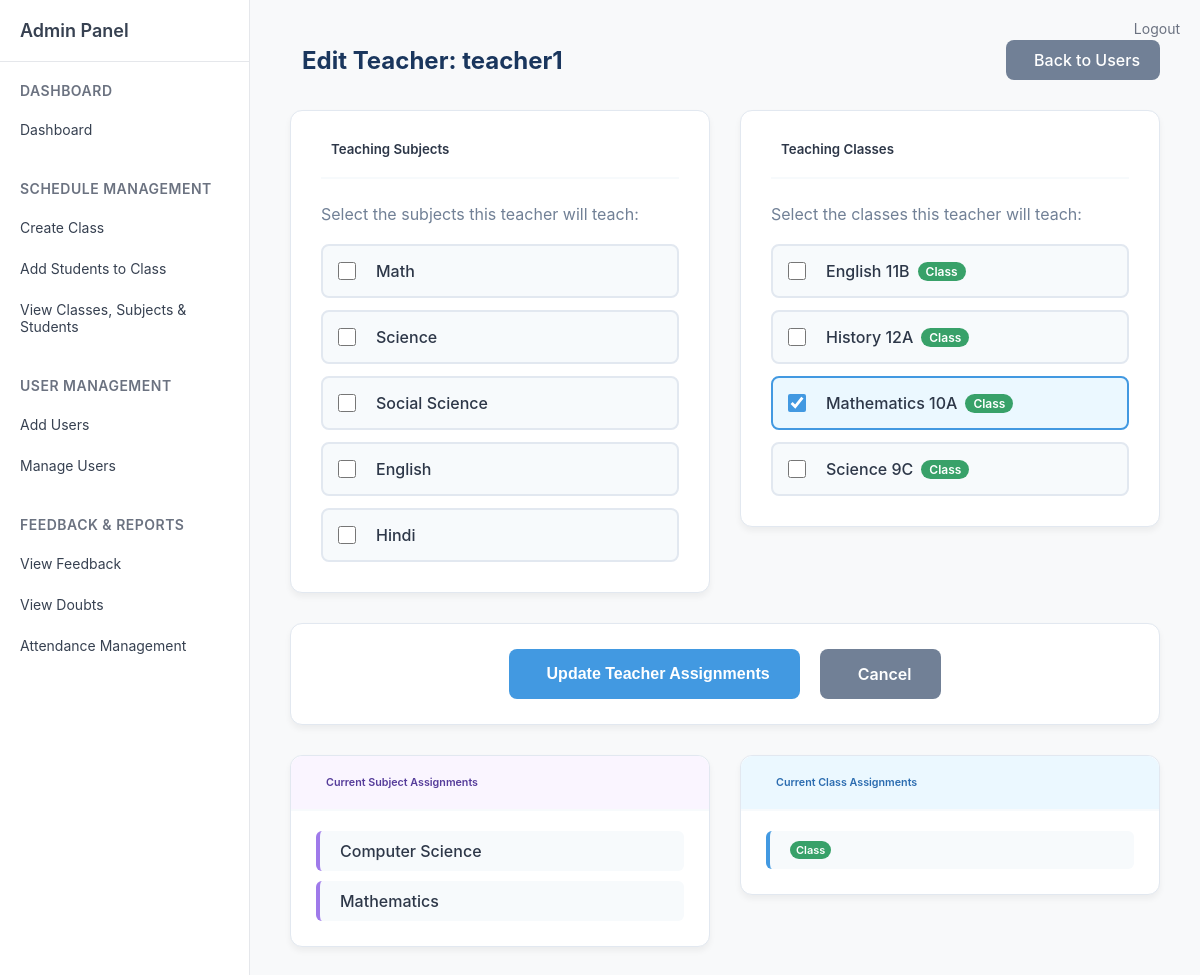
Screenshot of /admin/edit_teacher/12 (signed in) with the database file from the repository.
### tables this page shows
CREATE TABLE users (
            id INTEGER PRIMARY KEY AUTOINCREMENT,
            username TEXT UNIQUE NOT NULL,
            password TEXT NOT NULL,
            role TEXT NOT NULL DEFAULT 'student',
            email TEXT,
            name TEXT,
            phone TEXT,
            address TEXT,
            created_by INTEGER,
            created_on DATETIME DEFAULT CURRENT_TIMESTAMP,
            updated_by INTEGER,
            updated_on DATETIME,
            FOREIGN KEY (created_by) REFERENCES users(id)
        );

CREATE TABLE "classes" (
                    id INTEGER PRIMARY KEY AUTOINCREMENT,
                    name TEXT NOT NULL,
                    type TEXT DEFAULT 'regular',
                    description TEXT,
                    grade_level TEXT,
                    section TEXT,
                    schedule_days TEXT,
                    schedule_time_start TEXT,
                    schedule_time_end TEXT,
                    schedule_pdf_path TEXT,
                    meeting_link TEXT,
                    max_students INTEGER DEFAULT 30,
                    status TEXT DEFAULT 'active',
                    created_by INTEGER,
                    created_on DATETIME DEFAULT CURRENT_TIMESTAMP,
                    updated_by INTEGER,
                    updated_on DATETIME,
                    FOREIGN KEY (created_by) REFERENCES users(id),
                    FOREIGN KEY (updated_by) REFERENCES users(id)
                );

CREATE TABLE teacher_subjects (
            id INTEGER PRIMARY KEY AUTOINCREMENT,
            teacher_id INTEGER NOT NULL,
            subject_name TEXT NOT NULL,
            assigned_by INTEGER,
            assigned_on DATETIME DEFAULT CURRENT_TIMESTAMP,
            FOREIGN KEY (teacher_id) REFERENCES users(id),
            FOREIGN KEY (assigned_by) REFERENCES users(id),
            UNIQUE(teacher_id, subject_name)
        );

### routes/admin.py (the view)
@admin_bp.route('/edit_teacher/<int:teacher_id>')
def edit_teacher(teacher_id):
    if 'role' not in session or session['role'] != 'admin':
        return redirect(url_for('auth.login'))
    conn = get_db()
    cur = conn.cursor()
    cur.execute('SELECT username FROM users WHERE id = ?', (teacher_id,))
    teacher = cur.fetchone()
    if not teacher:
        flash('Teacher not found!', 'error')
        return redirect(url_for('admin.manage_users'))
    cur.execute('SELECT id, name, type FROM classes WHERE status = "active" ORDER BY name')
    all_classes = cur.fetchall()
    cur.execute('''
        SELECT c.id, c.name, c.type
        FROM classes c
        JOIN teacher_class_map tcm ON c.id = tcm.class_id
        WHERE tcm.teacher_id = ?
        ORDER BY c.name
    ''', (teacher_id,))
    assigned_classes = cur.fetchall()
    available_subjects = ['Math', 'Science', 'Social Science', 'English', 'Hindi']
    cur.execute('SELECT subject_name FROM teacher_subjects WHERE teacher_id = ? ORDER BY subject_name', (teacher_id,))
    assigned_subjects_data = cur.fetchall()
    assigned_subjects = [row[0] for row in assigned_subjects_data]
    conn.close()
    return render_template('admin/edit_teacher.html',
                         teacher_id=teacher_id,
                         teacher_name=teacher[0],
                         all_classes=all_classes,
                         assigned_classes=[cls[0] for cls in assigned_classes],
                         available_subjects=available_subjects,
                         assigned_subjects=assigned_subjects)

### routes/admin.py (called while the page is built)
def get_db():
    return sqlite3.connect('users.db')

### templates/admin/edit_teacher.html (shortened to what this page needs)
{% extends 'admin/sidebar.html' %}
{% block content %}
<div style="display: flex; justify-content: space-between; align-items: center; margin-bottom: 30px;">
    <h2 style="color: #1a365d; font-weight: 700; margin: 0; display: flex; align-items: center; gap: 12px;">
        Edit Teacher: {{ teacher_name }}
    </h2>
    <a href="{{ url_for('admin.manage_users') }}"
       style="display: inline-flex; align-items: center; gap: 8px; padding: 10px 20px; background: #718096; color: white; text-decoration: none; border-radius: 8px; font-weight: 500; transition: all 0.2s ease; border: none;"
       onmouseover="this.style.background='#4a5568'"
       onmouseout="this.style.background='#718096'">
         Back to Users
    </a>
</div>
<form method="POST" id="editTeacherForm">
    <div style="display: grid; grid-template-columns: 1fr 1fr; gap: 30px; margin-bottom: 30px;">
        <div>
            <div style="background: white; border-radius: 12px; padding: 30px; box-shadow: 0 4px 6px rgba(0, 0, 0, 0.05); border: 1px solid #e2e8f0;">
                <div style="margin-bottom: 25px; padding-bottom: 20px; border-bottom: 2px solid #f7fafc;">
                    <h5 style="margin: 0; color: #2d3748; font-weight: 600; display: flex; align-items: center; gap: 10px;">
                        Teaching Subjects
                    </h5>
                </div>
                <div>
                    <p style="color: #718096; margin-bottom: 20px;">Select the subjects this teacher will teach:</p>
                    <div style="display: flex; flex-direction: column; gap: 12px;">
                        {% for subject in available_subjects %}
                        <label style="display: flex; align-items: center; gap: 12px; padding: 15px; border: 2px solid #e2e8f0; border-radius: 8px; cursor: pointer; transition: all 0.2s ease; background: #f7fafc;"
                               onmouseover="if (!this.querySelector('input').checked) this.style.borderColor='#9f7aea'; if (!this.querySelector('input').checked) this.style.background='#faf5ff'"
                               onmouseout="if (!this.querySelector('input').checked) this.style.borderColor='#e2e8f0'; if (!this.querySelector('input').checked) this.style.background='#f7fafc'">
                            <input type="checkbox"
                                   id="subject_{{ loop.index }}"
                                   name="subjects"
                                   value="{{ subject }}"
                                   style="width: 18px; height: 18px; accent-color: #9f7aea;"
                                   onchange="if (this.checked) { this.parentElement.style.borderColor='#9f7aea'; this.parentElement.style.background='#faf5ff'; } else { this.parentElement.style.borderColor='#e2e8f0'; this.parentElement.style.background='#f7fafc'; }">
                            <span style="color: #2d3748; font-weight: 500; display: flex; align-items: center; gap: 8px;">
                                 {{ subject }}
                            </span>
                        </label>
                        {% endfor %}
                    </div>
                </div>
            </div>
        </div>
        <div>
            <div style="background: white; border-radius: 12px; padding: 30px; box-shadow: 0 4px 6px rgba(0, 0, 0, 0.05); border: 1px solid #e2e8f0;">
                <div style="margin-bottom: 25px; padding-bottom: 20px; border-bottom: 2px solid #f7fafc;">
                    <h5 style="margin: 0; color: #2d3748; font-weight: 600; display: flex; align-items: center; gap: 10px;">
                        Teaching Classes
                    </h5>
                </div>
                <div>
                    <p style="color: #718096; margin-bottom: 20px;">Select the classes this teacher will teach:</p>
                    <div style="display: flex; flex-direction: column; gap: 12px;">
                        {% for class_info in all_classes %}
                        <label style="display: flex; align-items: center; gap: 12px; padding: 15px; border: 2px solid #e2e8f0; border-radius: 8px; cursor: pointer; transition: all 0.2s ease; background: #f7fafc;"
                               onmouseover="if (!this.querySelector('input').checked) this.style.borderColor='#4299e1'; if (!this.querySelector('input').checked) this.style.background='#ebf8ff'"
                               onmouseout="if (!this.querySelector('input').checked) this.style.borderColor='#e2e8f0'; if (!this.querySelector('input').checked) this.style.background='#f7fafc'">
                            <input type="checkbox"
                                   id="class_{{ class_info[0] }}"
                                   name="classes"
                                   value="{{ class_info[0] }}"
                                   {% if class_info[0] in assigned_classes %}checked{% endif %}
                                   style="width: 18px; height: 18px; accent-color: #4299e1;"
                                   onchange="if (this.checked) { this.parentElement.style.borderColor='#4299e1'; this.parentElement.style.background='#ebf8ff'; } else { this.parentElement.style.borderColor='#e2e8f0'; this.parentElement.style.background='#f7fafc'; }">
                            <span style="color: #2d3748; font-weight: 500; display: flex; align-items: center; gap: 8px;">
                                {% if class_info[2] == 'session' %}
                                    <i class="bi bi-calendar-event" style="color: #4299e1;"></i> {{ class_info[1] }}
                                    <span style="background: #4299e1; color: white; padding: 2px 8px; border-radius: 12px; font-size: 12px; font-weight: 600;">Session</span>
                                {% else %}
                                     {{ class_info[1] }}
                                    <span style="background: #38a169; color: white; padding: 2px 8px; border-radius: 12px; font-size: 12px; font-weight: 600;">Class</span>
                                {% endif %}
                            </span>
                        </label>
                        {% endfor %}
                    </div>
                </div>
            </div>
        </div>
    </div>
    <div style="background: white; border-radius: 12px; padding: 25px; box-shadow: 0 4px 6px rgba(0, 0, 0, 0.05); border: 1px solid #e2e8f0; text-align: center; margin-bottom: 30px;">
        <div style="display: flex; justify-content: center; gap: 20px;">
            <button type="submit"
                    style="display: inline-flex; align-items: center; gap: 8px; padding: 15px 30px; background: #4299e1; color: white; border: none; border-radius: 8px; font-weight: 600; font-size: 16px; cursor: pointer; transition: all 0.2s ease;"
                    onmouseover="this.style.background='#3182ce'"
                    onmouseout="this.style.background='#4299e1'">
                 Update Teacher Assignments
            </button>
            <a href="{{ url_for('admin.manage_users') }}"
               style="display: inline-flex; align-items: center; gap: 8px; padding: 15px 30px; background: #718096; color: white; text-decoration: none; border-radius: 8px; font-weight: 600; font-size: 16px; transition: all 0.2s ease;"
               onmouseover="this.style.background='#4a5568'"
               onmouseout="this.style.background='#718096'">
                 Cancel
            </a>
        </div>
    </div>
</form>
<div style="display: grid; grid-template-columns: 1fr 1fr; gap: 30px;">
    <div>
        <div style="background: white; border-radius: 12px; padding: 25px; box-shadow: 0 4px 6px rgba(0, 0, 0, 0.05); border: 1px solid #e2e8f0;">
            <div style="margin-bottom: 20px; padding-bottom: 15px; border-bottom: 2px solid #f7fafc; background: #faf5ff; margin: -25px -25px 20px -25px; padding: 20px 25px; border-radius: 12px 12px 0 0;">
                <h6 style="margin: 0; color: #553c9a; font-weight: 600; display: flex; align-items: center; gap: 10px;">
                     Current Subject Assignments
                </h6>
            </div>
            <div>
                {% if assigned_subjects %}
                    <div style="display: flex; flex-direction: column; gap: 10px;">
                        {% for subject in assigned_subjects %}
                        <div style="display: flex; align-items: center; gap: 10px; padding: 10px; background: #f7fafc; border-radius: 6px; border-left: 4px solid #9f7aea;">
                            <span style="color: #2d3748; font-weight: 500;">{{ subject }}</span>
                        </div>
                        {% endfor %}
                    </div>
                {% else %}
                    <p style="color: #718096; margin: 0; text-align: center; padding: 20px;">No subjects assigned</p>
                {% endif %}
            </div>
        </div>
    </div>
    <div>
        <div style="background: white; border-radius: 12px; padding: 25px; box-shadow: 0 4px 6px rgba(0, 0, 0, 0.05); border: 1px solid #e2e8f0;">
            <div style="margin-bottom: 20px; padding-bottom: 15px; border-bottom: 2px solid #f7fafc; background: #ebf8ff; margin: -25px -25px 20px -25px; padding: 20px 25px; border-radius: 12px 12px 0 0;">
                <h6 style="margin: 0; color: #2b6cb0; font-weight: 600; display: flex; align-items: center; gap: 10px;">
                     Current Class Assignments
                </h6>
            </div>
            <div>
                {% if assigned_classes %}
                    <div style="display: flex; flex-direction: column; gap: 10px;">
                        {% for class_info in assigned_classes %}
                        <div style="display: flex; align-items: center; gap: 10px; padding: 10px; background: #f7fafc; border-radius: 6px; border-left: 4px solid #4299e1;">
                            <span style="color: #2d3748; font-weight: 500; display: flex; align-items: center; gap: 8px;">
                                {% if class_info[2] == 'session' %}
                                    {{ class_info[1] }}
                                    <span style="background: #4299e1; color: white; padding: 2px 6px; border-radius: 10px; font-size: 11px; font-weight: 600;">Session</span>
                                {% else %}
                                    <span style="background: #38a169; color: white; padding: 2px 6px; border-radius: 10px; font-size: 11px; font-weight: 600;">Class</span>
                                {% endif %}
                            </span>
                        </div>
                        {% endfor %}
                    </div>
                {% else %}
                    <p style="color: #718096; margin: 0; text-align: center; padding: 20px;">No classes assigned</p>
                {% endif %}
            </div>
        </div>
    </div>
</div>
{% endblock %}

### templates/admin/sidebar.html (style rules this page uses)
* { margin: 0; padding: 0; box-sizing: border-box; }
body { font-family: -apple-system, BlinkMacSystemFont, 'Segoe UI', Roboto, sans-serif; background-color: #f8f9fa; color: #333; }

### rows the page displays
users: username "teacher1"
classes: name "English 11B"
classes: name "History 12A"
classes: classes "☑", name "Mathematics 10A"
classes: name "Science 9C"
teacher_subjects: subject_name "Computer Science"
teacher_subjects: subject_name "Mathematics"

### other values shown
{{ subject }} "Math" "Science" "Social Science" "English" "Hindi"
